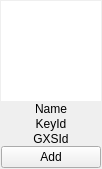
<?xml version="1.0" encoding="UTF-8"?>
<ui version="4.0">
 <class>IdentityWidget</class>
 <widget class="QWidget" name="IdentityWidget">
  <property name="geometry">
   <rect>
    <x>0</x>
    <y>0</y>
    <width>102</width>
    <height>158</height>
   </rect>
  </property>
  <layout class="QVBoxLayout">
   <property name="spacing">
    <number>0</number>
   </property>
   <property name="margin">
    <number>1</number>
   </property>
   <item>
    <widget class="QGraphicsView" name="graphicsView">
     <property name="minimumSize">
      <size>
       <width>100</width>
       <height>100</height>
      </size>
     </property>
     <property name="maximumSize">
      <size>
       <width>100</width>
       <height>100</height>
      </size>
     </property>
     <property name="frameShape">
      <enum>QFrame::NoFrame</enum>
     </property>
     <property name="verticalScrollBarPolicy">
      <enum>Qt::ScrollBarAlwaysOff</enum>
     </property>
     <property name="horizontalScrollBarPolicy">
      <enum>Qt::ScrollBarAlwaysOff</enum>
     </property>
     <property name="sceneRect">
      <rectf>
       <x>0.000000000000000</x>
       <y>0.000000000000000</y>
       <width>100.000000000000000</width>
       <height>100.000000000000000</height>
      </rectf>
     </property>
     <property name="alignment">
      <set>Qt::AlignLeading|Qt::AlignLeft|Qt::AlignTop</set>
     </property>
    </widget>
   </item>
   <item>
    <widget class="ElidedLabel" name="labelName">
     <property name="minimumSize">
      <size>
       <width>0</width>
       <height>15</height>
      </size>
     </property>
     <property name="maximumSize">
      <size>
       <width>100</width>
       <height>16777215</height>
      </size>
     </property>
     <property name="text">
      <string>Name</string>
     </property>
     <property name="scaledContents">
      <bool>true</bool>
     </property>
     <property name="alignment">
      <set>Qt::AlignCenter</set>
     </property>
    </widget>
   </item>
   <item>
    <widget class="ElidedLabel" name="labelKeyId">
     <property name="minimumSize">
      <size>
       <width>0</width>
       <height>15</height>
      </size>
     </property>
     <property name="maximumSize">
      <size>
       <width>100</width>
       <height>16777215</height>
      </size>
     </property>
     <property name="text">
      <string>KeyId</string>
     </property>
     <property name="alignment">
      <set>Qt::AlignCenter</set>
     </property>
    </widget>
   </item>
   <item>
    <widget class="ElidedLabel" name="labelGXSId">
     <property name="minimumSize">
      <size>
       <width>0</width>
       <height>15</height>
      </size>
     </property>
     <property name="maximumSize">
      <size>
       <width>100</width>
       <height>16777215</height>
      </size>
     </property>
     <property name="text">
      <string>GXSId</string>
     </property>
     <property name="alignment">
      <set>Qt::AlignCenter</set>
     </property>
    </widget>
   </item>
   <item>
    <widget class="QPushButton" name="pbAdd">
     <property name="text">
      <string>Add</string>
     </property>
    </widget>
   </item>
  </layout>
 </widget>
 <resources/>
 <customwidgets>
  <customwidget>
   <class>ElidedLabel</class>
   <extends>QLabel</extends>
   <header location="global">gui/common/ElidedLabel.h</header>
   <container>1</container>
  </customwidget>
 </customwidgets>
 <connections/>
</ui>
